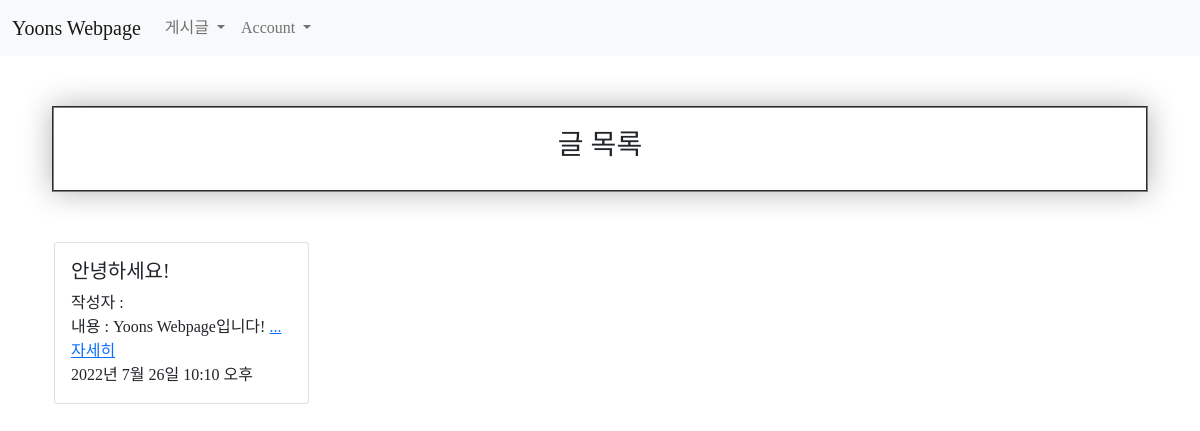
The page /list/ on the database as committed earlier.
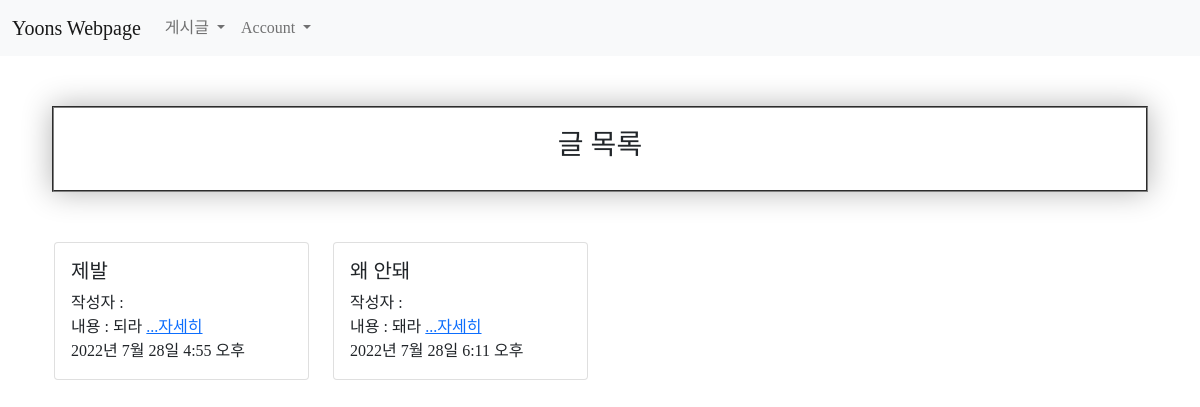
The same page on the database as committed later.
### main/models.py (models this page shows, shortened)
class Post(models.Model):
    id = models.AutoField(primary_key=True)
    title = models.CharField(max_length=200)
    writer = models.ForeignKey(User, on_delete=models.CASCADE)
    pub_date = models.DateTimeField()
    body = models.TextField()
    image = models.ImageField(upload_to = "post/", blank=True, null=True)
    like_user_set = models.ManyToManyField(User, blank=True, related_name='likes_user_set',through='Like')
    dislike_user_set = models.ManyToManyField(User, blank=True, related_name='dislikes_user_set',through='Dislike')
    def summary(self):
        return self.body[:20]

### main/views.py (the view)
# urls.py: path('list/', list, name="list"),
def list(request):
    posts = Post.objects.all()
    return render(request, 'main/list.html',{'posts':posts})

### main/templates/main/list.html
{% extends 'base.html' %}
{% load static %}
{% block content %}
    <div class="hello">
        <h3>글 목록</h3></div>
    <div class="container">
        <div class="row">
            {% for post in posts %}
                <div class="col-md-3 col-6 item_list__card">
                    <div class="card" style="font-family: 'scd3';">
                            <div class="card-body" style="font-size:16px">
                                <h5 class="card-title">{{ post.title }}</h5>
                                작성자 : {{post.writer.last_name}}{{post.writer.first_name}}<br>
                                내용 : {{post.summary}}
                                <a href="{% url 'main:detail' post.id %}">...자세히</a><br>
                                {{post.pub_date}}
                                <br>
                            </div>
                    </div>
                </div>
            {% endfor %}
        </div>
    </div>
{% endblock content %}

### sns_project/templates/base.html (shortened to what this page needs)
<DOCTYPE html>
    {% load static %}
    <html>
    <head>
        <link rel="stylesheet" href="{% static 'css/show.css' %}">
        <link rel="stylesheet" href="https://cdnjs.cloudflare.com/ajax/libs/font-awesome/5.8.2/css/all.min.css"/>
        <link href="https://cdn.jsdelivr.net/npm/bootstrap@5.1.3/dist/css/bootstrap.min.css" rel="stylesheet">
    </head>
    <body>
        {% include 'shared/_botton.html' %}
        <div class = "container">
            {% block content %}
            {% endblock %}
        </div>
    </body>

### sns_project/templates/shared/_botton.html (shortened to what this page needs)
<nav class="navbar navbar-expand-lg navbar-light bg-light">
    <div class="container-fluid">
        <a class="navbar-brand" href="{% url 'main:showmain' %}" style="font-family: 'scd3';">Yoons Webpage</a>
        <div class="collapse navbar-collapse" id="navbarSupportedContent">
        <ul class="navbar-nav me-auto mb-2 mb-lg-0">
            <li class="nav-item dropdown">
            <a class="nav-link dropdown-toggle" href="#" id="navbarDropdown" role="button" data-bs-toggle="dropdown" aria-expanded="false" style="font-family: 'scd3';">
                게시글
            </a>
            </li>
            <li class="nav-item dropdown">
            <a class="nav-link dropdown-toggle" href="#" id="navbarDropdown" role="button" data-bs-toggle="dropdown" aria-expanded="false" style="font-family: 'scd3';">
            Account
            </a>
            </li>
        </ul>
        </div>
    </div>
    </nav>

### sns_project/static/css/show.css (style rules this page uses)
.hello { font-family: 'scd5'; text-align: center; margin: 10px; padding: 20px; border: 2px groove gray; box-shadow: 0 0 30px 0 rgba(0,0,0,0.3); }
.container { margin-top: 50px; margin-bottom: 50px; }
.card { margin-bottom: 30px; }

Rows that differ between the two databases and show on the page:
removed Post: title "안녕하세요!", summary "Yoons Webpage입니다!", pub_date "2022년 7월 26일 10:10 오후"
added Post: title "제발", summary "되라", pub_date "2022년 7월 28일 4:55 오후"
added Post: title "왜 안돼", summary "돼라", pub_date "2022년 7월 28일 6:11 오후"
